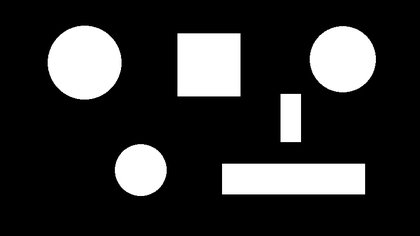
%> input picture pic41.png, 420 x 236 px, shrunk from 819 x 460 before the run
$ octave --eval "circle1;"   (GNU Octave 9; MATLAB toolbox functions it lacks are replaced by stand-ins)
%> lines starting %> are read from the running program, lines starting %| are printed output that depends on the picture; in (x1, y1, x2, y2) boxes, pixels count from 0 and x2, y2 are one past the last pixel; in counts of white or black regions, pixels touching at a corner belong together; the program's own positions count from 1
function circle1

I=imread('pic41.png');
%> I is the input picture: size 236x420x3 uint8; min 0, max 255, mean 49.4
 %figure,imshow(I);
 G=rgb2gray(I);
% figure,imshow(G);
 C = im2bw(G);
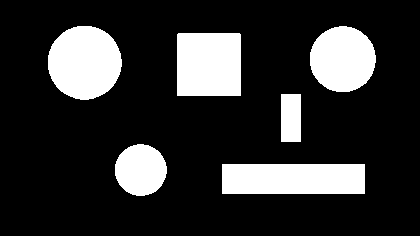
%> C: size 236x420 logical; 19.3% white; 6 white regions, box (x1, y1, x2, y2) and area: (48, 26, 122, 100) 4293, (222, 164, 365, 194) 4290, (177, 33, 241, 96) 4030, (310, 26, 376, 92) 3426, (115, 144, 167, 196) 2107, (281, 94, 301, 142) 960
 %C=imcomplement(B);
 [L,num]=bwlabel(C);
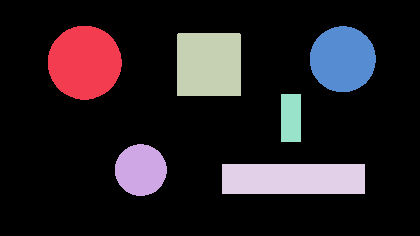
%> L: size 236x420 double; 7 distinct labels, from 0 to 6; one colour per label, 0 black
%> num = 6
 figure,imshow(L);
 %num
 STATS = regionprops(L,'All');
%> STATS = 6 regions; largest, box (x1, y1, x2, y2), Area, Centroid, MajorAxisLength, MinorAxisLength and Eccentricity: (48, 26, 122, 100) 4293 [85.2 63.2] 74.06 73.82 0.081, (222, 164, 365, 194) 4290 [294 179.5] 165.1 34.64 0.978, (177, 33, 241, 96) 4030 [209.5 65] 73.87 72.71 0.176, (310, 26, 376, 92) 3426 [343.3 59.8] 66.12 66 0.0604
 count1=0;
 count2=0;
 count3=0;
 count4=0;
    for i=1:num
        if(STATS(i).MinorAxisLength/STATS(i).MajorAxisLength<0.9)
            if(STATS(i).Extent<0.9)
                count1=count1+1;%ellipse
                b(i)=1;
            else
                count2=count2+1;%rectangle
                b(i)=2;
            end
        else
           if(STATS(i).Extent<0.9)
                count3=count3+1;%circle
                b(i)=3;
            else
                count4=count4+1;%square
                b(i)=4;
           end
        end
    end
%> this loop made 6 passes
%> count2 on passes 4 to 5: 1, 2
%> after the loop, b = [3 3 4 2 2 3]; count1 = 0
    disp(strcat('Ellipse = ',num2str(count1)));
%| Ellipse =0
    disp(strcat('Rectangle = ',num2str(count2)));
%| Rectangle =2
    disp(strcat('Circle = ',num2str(count3)));
%| Circle =3
    disp(strcat('Square = ',num2str(count4)));
%| Square =1
   Img1=zeros(size(L));
    Img2=zeros(size(L));
    Img3=zeros(size(L));
    Img4=zeros(size(L));
    for i=1:num
        if(b(i)==1)
            Img1=(L==i|Img1==1);
        elseif(b(i)==2)
            Img2=(L==i|Img2==1);
        elseif(b(i)==3)
            Img3=(L==i|Img3==1);
        elseif(b(i)==4)
            Img4=(L==i|Img4==1);
        end
    end
%> this loop made 6 passes
%> pass 1, in circle1, `Img3=(L==i|Img3==1);`:
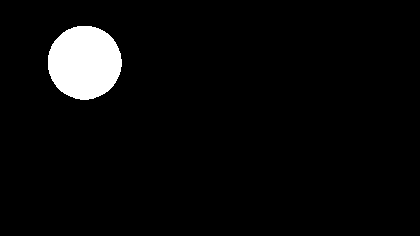
%> Img3: size 236x420 logical; 4.3% white; 1 white region, box (x1, y1, x2, y2) and area: (48, 26, 122, 100) 4293
%> after the loop: Img1: size 236x420 double; every value is 0
%> after the loop:
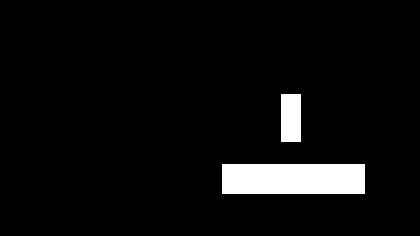
%> Img2: size 236x420 logical; 5.3% white; 2 white regions, box (x1, y1, x2, y2) and area: (222, 164, 365, 194) 4290, (281, 94, 301, 142) 960
%> after the loop:
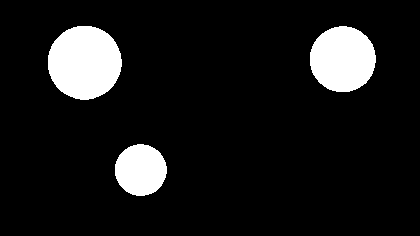
%> Img3: size 236x420 logical; 9.9% white; 3 white regions, box (x1, y1, x2, y2) and area: (48, 26, 122, 100) 4293, (310, 26, 376, 92) 3426, (115, 144, 167, 196) 2107
   figure,imshow(Img1);
   figure,imshow(Img2);
   figure,imshow(Img3);
   figure,imshow(Img4);

  % mat = zeros(num,num);
   max=0;mat=0;
   i_value=0;
   j_value=0;
   for i = 1:num
       for j =i+1:num
           mat=sqrt((STATS(i).Centroid(1)-STATS(j).Centroid(1))^2+(STATS(i).Centroid(2)-STATS(j).Centroid(2))^2);
           if(mat>max)
               max=mat;
               i_value=i;
               j_value=j;
           end
       end
   end
%> after the loop, i_value = 1; j_value = 6; max = 258.1
    Img=zeros(size(L));
            Img=(L==i_value|L==j_value);
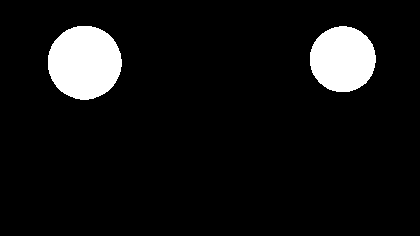
%> Img: size 236x420 logical; 7.8% white; 2 white regions, box (x1, y1, x2, y2) and area: (48, 26, 122, 100) 4293, (310, 26, 376, 92) 3426

   figure,imshow(Img);


   max=0;sum=0;mean=0;
   for i = 1:num
           mat=STATS(i).Area;
           sum=sum+mat;
   end
%> this loop made 6 passes
%> (mat, sum) on passes 1 to 6: (4293, 4293), (2107, 6400), (4030, 10430), (4290, 14720), (960, 15680), (3426, 19106)
   mean = sum/num;
%> mean = 3184.3

    Img6=zeros(size(L));
    for i = 1:num
           if(STATS(i).Area>mean & STATS(i).Extent>0.9);
               Img6=(L==i|L==1);


           end
    end
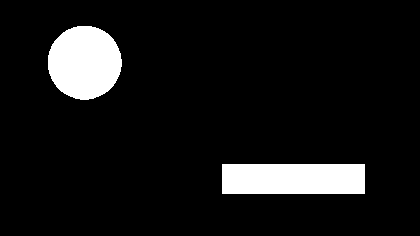
%> Img6: size 236x420 logical; 8.7% white; 2 white regions, box (x1, y1, x2, y2) and area: (48, 26, 122, 100) 4293, (222, 164, 365, 194) 4290

   figure,imshow(Img6);
end

$ run again, with pic4.png copied over pic41.png
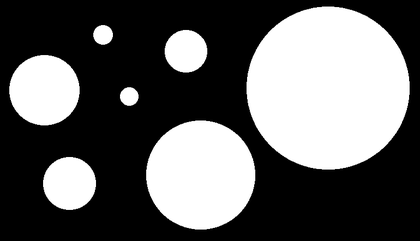
%> input picture pic4.png, 420 x 241 px, shrunk from 770 x 442 before the run
%> in circle1, I is the input picture: size 241x420x3 uint8; min 0, max 255, mean 96.4
%> C: size 241x420 logical; 37.8% white; 7 white regions, largest, box (x1, y1, x2, y2) and area: (247, 7, 410, 170) 20863, (146, 120, 255, 230) 9331, (9, 55, 80, 125) 3890
%> in circle1, `[L,num]=bwlabel(C);`:
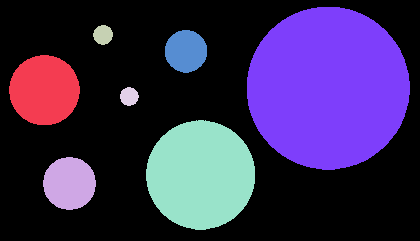
%> L: size 241x420 double; 8 distinct labels, from 0 to 7; one colour per label, 0 black
%> num = 7
%> STATS = 7 regions; largest, box (x1, y1, x2, y2), Area, Centroid, MajorAxisLength, MinorAxisLength and Eccentricity: (247, 7, 410, 170) 20863 [328.6 88.6] 163.1 162.9 0.046, (146, 120, 255, 230) 9331 [201.2 175.5] 109 109 0.031, (9, 55, 80, 125) 3890 [45 90.8] 70.56 70.21 0.0989, (43, 157, 96, 210) 2196 [70 184] 52.92 52.87 0.0425
%> the loop in circle1, `for i=1:num` made 7 passes
%> after the loop in circle1, `for i=1:num`: b = [3 3 3 3 3 3 3]; count1 = 0
%| Ellipse =0
%| Rectangle =0
%| Circle =7
%| Square =0
%> the loop in circle1, `for i = 1:num` made 7 passes
%> after the loop in circle1, `for i = 1:num`: i_value = 1; j_value = 7; max = 283.7
%> in circle1, `Img=(L==i_value|L==j_value);`:
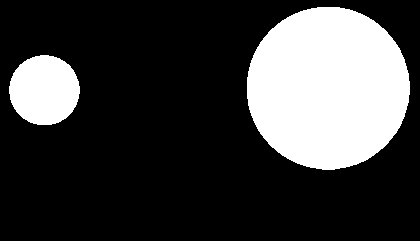
%> Img: size 241x420 logical; 24.5% white; 2 white regions, box (x1, y1, x2, y2) and area: (247, 7, 410, 170) 20863, (9, 55, 80, 125) 3890
%> the loop in circle1, `for i = 1:num` made 7 passes
%> (mat, sum) on passes 1 to 7: (3890, 3890), (2196, 6086), (304, 6390), (273, 6663), (9331, 15994), (1415, 17409), (20863, 38272)
%> mean = 5467.4
